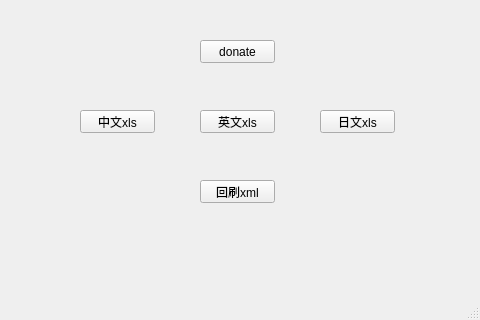
<?xml version="1.0" encoding="UTF-8"?>
<ui version="4.0">
 <class>MainWindow</class>
 <widget class="QMainWindow" name="MainWindow">
  <property name="geometry">
   <rect>
    <x>0</x>
    <y>0</y>
    <width>480</width>
    <height>320</height>
   </rect>
  </property>
  <property name="windowTitle">
   <string>MainWindow</string>
  </property>
  <widget class="QWidget" name="centralwidget">
   <widget class="QPushButton" name="pushButton">
    <property name="geometry">
     <rect>
      <x>200</x>
      <y>40</y>
      <width>75</width>
      <height>23</height>
     </rect>
    </property>
    <property name="text">
     <string>donate</string>
    </property>
   </widget>
   <widget class="QPushButton" name="zhBtn">
    <property name="geometry">
     <rect>
      <x>80</x>
      <y>110</y>
      <width>75</width>
      <height>23</height>
     </rect>
    </property>
    <property name="text">
     <string>中文xls</string>
    </property>
   </widget>
   <widget class="QPushButton" name="enBtn">
    <property name="geometry">
     <rect>
      <x>200</x>
      <y>110</y>
      <width>75</width>
      <height>23</height>
     </rect>
    </property>
    <property name="text">
     <string>英文xls</string>
    </property>
   </widget>
   <widget class="QPushButton" name="jpBtn">
    <property name="geometry">
     <rect>
      <x>320</x>
      <y>110</y>
      <width>75</width>
      <height>23</height>
     </rect>
    </property>
    <property name="text">
     <string>日文xls</string>
    </property>
   </widget>
   <widget class="QPushButton" name="xmlBtn">
    <property name="geometry">
     <rect>
      <x>200</x>
      <y>180</y>
      <width>75</width>
      <height>23</height>
     </rect>
    </property>
    <property name="text">
     <string>回刷xml</string>
    </property>
   </widget>
  </widget>
  <widget class="QMenuBar" name="menubar">
   <property name="geometry">
    <rect>
     <x>0</x>
     <y>0</y>
     <width>480</width>
     <height>23</height>
    </rect>
   </property>
  </widget>
  <widget class="QStatusBar" name="statusbar"/>
 </widget>
 <resources/>
 <connections/>
</ui>
